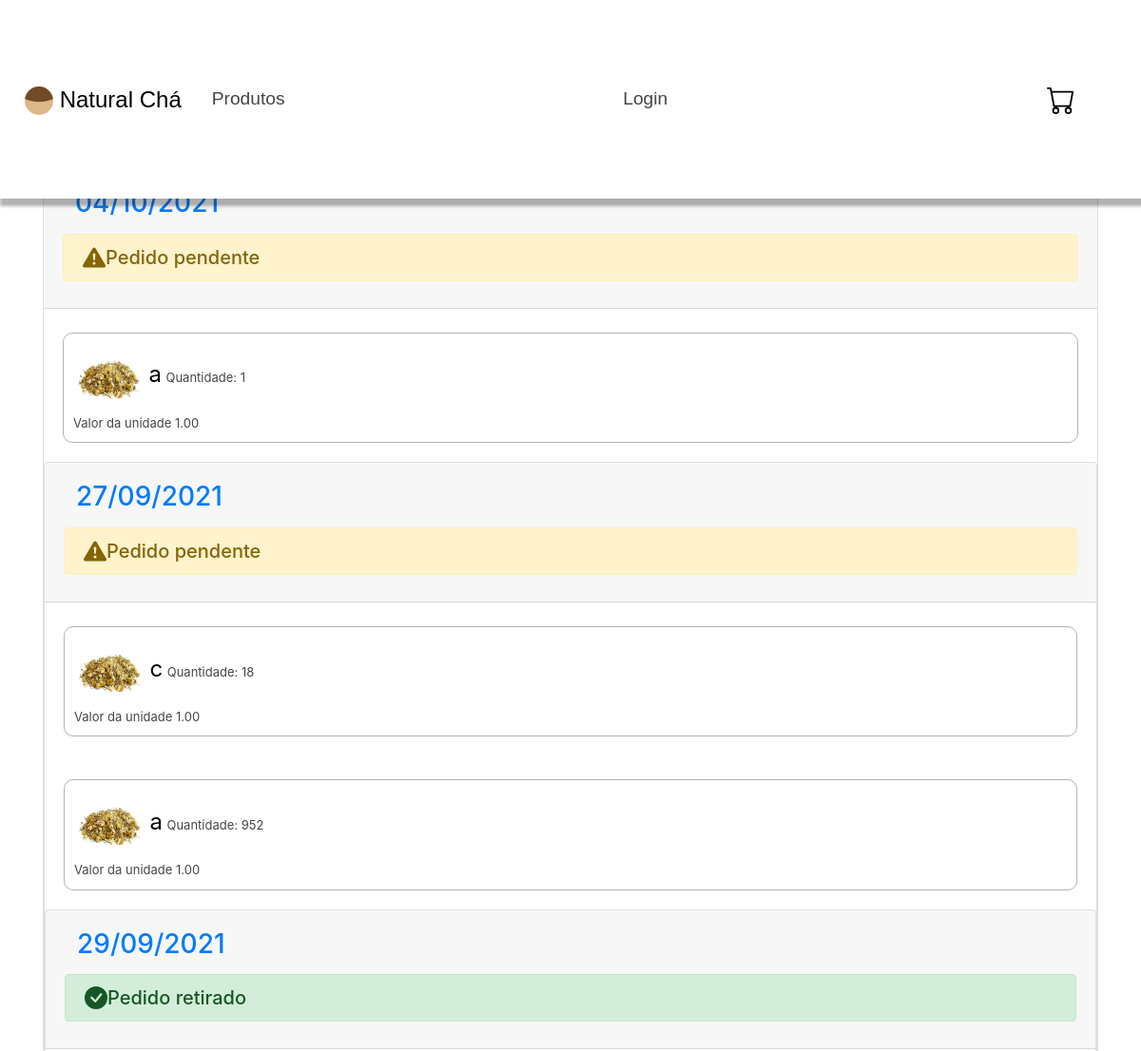
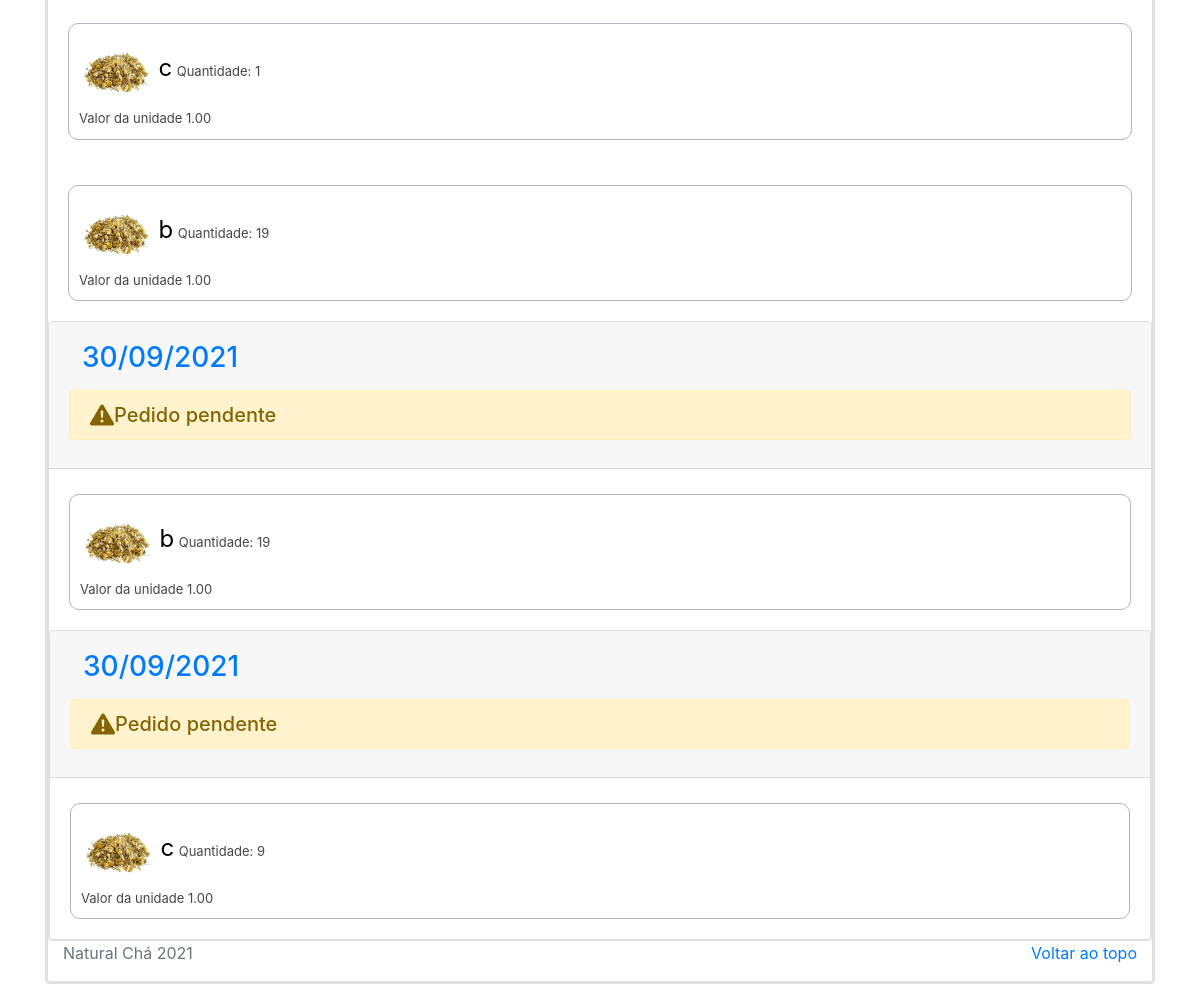
Page /pedidos/pedidos.php on the committed database (2 pictures, top to bottom).
### tables this page shows
CREATE TABLE `atendimento_produto` (
  `idatendimento_produto` int(11) NOT NULL AUTO_INCREMENT,
  `quantidade` int(11) NOT NULL,
  `atendimento_idatendimento` int(11) NOT NULL,
  `produto_idproduto` int(11) NOT NULL,
  `valorproduto` varchar(45) NOT NULL,
  PRIMARY KEY (`idatendimento_produto`),
  KEY `fk_atendimento_produto_atendimento1_idx` (`atendimento_idatendimento`),
  KEY `fk_atendimento_produto_produto1_idx` (`produto_idproduto`),
  CONSTRAINT `fk_atendimento_produto_atendimento1` FOREIGN KEY (`atendimento_idatendimento`) REFERENCES `atendimento` (`idatendimento`),
  CONSTRAINT `fk_atendimento_produto_produto1` FOREIGN KEY (`produto_idproduto`) REFERENCES `produto` (`id`)
);

CREATE TABLE `produto` (
  `id` int(11) NOT NULL AUTO_INCREMENT,
  `nome` varchar(45) NOT NULL,
  `descricao` text NOT NULL,
  `peso` decimal(8,3) DEFAULT NULL,
  `valor` decimal(8,2) NOT NULL,
  `quantidade` int(11) DEFAULT NULL,
  `valor_compra` decimal(8,2) NOT NULL,
  `margem` decimal(8,2) NOT NULL,
  `ativo` tinyint(1) DEFAULT NULL,
  `tipo_venda` varchar(45) NOT NULL,
  PRIMARY KEY (`id`)
);

### conexao.php (called while the page is built, shortened)
<?php
function asset($url){
    return __URL__ . $url;
}
?>

### pedidos/pedidos.php (the view, shortened to what this page needs)
<?php
include_once ("../conexao.php");
try{
include(__ROOT__ . '/documentacao.php');
include(__ROOT__ . '/componentes/menu.php');
    $query = $conexao->query('Select produto.nome as nome, atendimento_produto.quantidade as quantidade, atendimento_produto.valorproduto as valor, DATE_FORMAT(atendimento.data_carrinho, "%d/%m/%Y") as data, atendimento.status as status, atendimento_idatendimento as id
                                             from produto inner join atendimento_produto inner join atendimento
                                             on produto.id = atendimento_produto.produto_idproduto && atendimento_produto.atendimento_idatendimento=atendimento.idatendimento
                                             where ( status = 2 || status = 3) order by data');
?>
<!doctype html>
<html lang="en">
<head>
</head>
<body>
<div class="container">
    <br>
    <br>
    <br><br>
    <h1>Pedidos</h1>
    <div id="accordion">
            <?php
            $controle = null;
            while ($linha= $query->fetch()):
            ?>
                    <?php
                    if($controle != $linha->id):
                    ?>
        <div class="card">
            <div class="card-header" id="<?php echo $linha->id?>">
                <h5 class="mb-0">
                    <button class="btn btn-link" data-toggle="collapse" data-target="#<?php echo $linha->id?>" aria-expanded="true" aria-controls="<?php echo $linha->id?>">
                        <h3><?php echo $linha->data; ?></h3>
                    </button>
                        <?php
                        if($linha->status == 2):
                            ?>
                            <div class="alert alert-warning d-flex align-items-center" role="alert">
                                <svg class="bi flex-shrink-0 me-2" width="24" height="24" role="img" aria-label="Warning:"><use xlink:href="#exclamation-triangle-fill"/></svg>
                                <div>
                                    Pedido pendente
                                </div>
                            </div>
                        <?php endIf;
                        if($linha->status == 3):
                            ?>
                            <div class="alert alert-success d-flex align-items-center" role="alert">
                                <svg class="bi flex-shrink-0 me-2" width="24" height="24" role="img" aria-label="Success:"><use xlink:href="#check-circle-fill"/></svg>
                                <div>
                                    Pedido retirado
                                </div>
                            </div>
                        <?php
                        endIf;
                        ?>
                                        </h5>
            </div>
                    <?php
                    $controle = $linha->id;
                    endif;
                    if ($controle == $linha->id):
                        ?>
            <div id="<?php echo $linha->id?>" class="collapse show" aria-labelledby="<?php echo $linha->id?>" data-parent="#<?php echo $linha->id?>">
                <div class="card-body">
                    <div id="produto">
                        <img src="../fotos/camomila.jpg" id="imagem">
                        <div id="texto"> <?php echo $linha->nome; ?> </div>
                        <div id="qnt"> Quantidade: <?php echo $linha->quantidade; ?> </div><br>
                        <div id="qnt"> Valor da unidade <?php echo $linha->valor; ?> </div>
                    </div>
                </div>
                    <?php
                        elseif($controle == null):$controle = $linha->id;
                        endif;
                        ?>
            </div>
<?php
    endwhile;
    ?>
</div>
</div>
    <footer class="text-muted">
        <div class="container">
            <p class="float-right">
                <a href="#">Voltar ao topo</a>
            </p>
            <p>Natural Chá 2021</p>
        </div>
    </footer>
</body>
    <?php
}catch (PDOException $exception){
    echo $exception->getMessage();
    echo "Deu erro";
}

### documentacao.php (shortened to what this page needs)
<link rel="stylesheet" href="https://stackpath.bootstrapcdn.com/bootstrap/4.4.1/css/bootstrap.min.css">
<link rel="stylesheet" href="https://cdnjs.cloudflare.com/ajax/libs/font-awesome/5.14.0/css/all.min.css" />
<link rel="stylesheet" href="https://cdnjs.cloudflare.com/ajax/libs/izitoast/1.4.0/css/iziToast.css" />
<link rel="stylesheet" href="../js/iziToastExcluir.js"/>

### componentes/menu.php (shortened to what this page needs)
<?php
try {
    include_once("../conexao.php");
    $query = $conexao->prepare("Select * from atendimento_produto where atendimento_idatendimento=:atendimento");
    $query->bindParam(':atendimento', $_COOKIE['carrinho']);
    $query->execute();
}catch (PDOException $exception) {
    retornaErro('Erro ao inserir' . $exception->getMessage());
}
?>
<?php
include_once ("../conexao.php");
$index = asset('/inicial/index.php');
$listagem = asset('/listagem/listagem.php');
$pedidos = asset('/pedidos/pedidos.php');
$login = asset('/login/login.php');
$foto =asset('/fotos/logo_mini.png');
?>
<nav class="nav" id="menu_bonito">
    <a class="nav-link active" href="<?php echo $index?>" id ="titulo_menu">
        <img src="<?php echo $foto?>" id="imagem_menu">
        Natural Chá</a>
    <a class="nav-link" id="link" href="<?php echo $listagem?>">Produtos</a>
    <?php if ((isset($_SESSION['cliente_autorizado']) && $_SESSION['cliente_autorizado']!=true) || !isset($_SESSION['cliente_autorizado'])) :?>
        <a class="nav-link direita" id="link" href="<?php echo $login?>">Login</a>
    <?php else: ?>
    <a class="nav-link" id="link" href="<?php echo $pedidos?>">Pedidos</a>
    <?php endif;?>
        <?php
        if(!isset($_COOKIE['carrinho']) || $query->rowCount()==0):
            ?>
            <a class="navbar-text material-tooltip-main direita" data-toggle="tooltip" data-placement="bottom" title="Nenhum item no carrinho" background-color="none">
            </a>
        <?php
        endif;
        ?>
</nav>

### componentes/menu.php (style rules this page uses)
#menu_bonito { position: fixed; color: black; height: 10%; width: 100%; font-size: larger; background-color: white; font-family: Arial; padding: 10px; text-decoration: none; align-content: space-around; align-items: center; box-shadow: 3px 5px 3px 3px rgba(0, 0, 0, 0.3); z-index: 10; }
#titulo_menu { font-size: x-large; color: black; }
#imagem_menu { border-radius: 50%; width: 30px; }
#link { color: #434546; flex: ; }
#link { float: right; }
.direita { margin-left: auto; margin-right: 5%; }

### pedidos/pedidos.php (style rules this page uses)
#imagem { width: 75px; }
#texto { color: black; display: inline-block; font-size: x-large; }
#qnt { color: #434546; display: inline-block; font-size: small; }
#produto { padding: 10px; border-width: thin; border-style: solid; border-color: #adb5bd; border-radius: 10px; margin-top: 5px; }

### rows in the picture
atendimento_produto: data "04/10/2021", shows "Pedido pendente", produto_idproduto.nome "a", quantidade "1", valorproduto "1.00"
atendimento_produto: data "27/09/2021", shows "Pedido pendente", produto_idproduto.nome "c", quantidade "18", valorproduto "1.00"
atendimento_produto: produto_idproduto.nome "a", quantidade "952", valorproduto "1.00"
atendimento_produto: data "29/09/2021", shows "Pedido retirado", produto_idproduto.nome "c", quantidade "1", valorproduto "1.00"
atendimento_produto: produto_idproduto.nome "b", quantidade "19", valorproduto "1.00"
atendimento_produto: data "30/09/2021", shows "Pedido pendente", produto_idproduto.nome "b", quantidade "19", valorproduto "1.00"
atendimento_produto: data "30/09/2021", shows "Pedido pendente", produto_idproduto.nome "c", quantidade "9", valorproduto "1.00"
